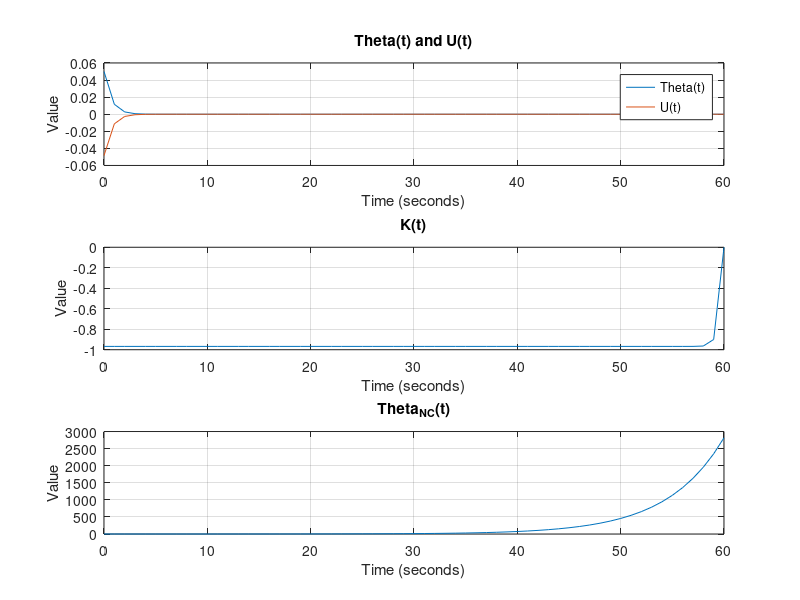

This figure's MATLAB source:
%%
%   Author: Yash Bansod
%   Date: 2nd May, 2020  
%   Problem 1 - Linear Quadratic Regulator
%
% GitHub: <https://github.com/YashBansod>

%% Clear the environment and the command line
clear;
close all;
clc;

%% Define the input parmeters
init_theta = 0.05;
delta_t = 1;                     % Delta time
num_steps = 61;                     % Number of time steps (including t=0)

R = 1;
Q = 3;

%% LQR computations

theta = zeros(1, num_steps);
theta_nc = zeros(1, num_steps);
u = zeros(1, num_steps);
K = zeros(1, num_steps);
P = zeros(1, num_steps);

A = 1.2;
B = 1;

theta(1) = init_theta;
theta_nc(1) = init_theta;
P(end) = Q;

for t_step = num_steps:-delta_t:2
    P(t_step - 1) = Q + (A * P(t_step) * A') - (A' * P(t_step) * B * ...
        inv(R + B' * P(t_step) * B) * B' * P(t_step) * A);
end   


for t_step = 1:delta_t:num_steps-1
    K(t_step) = -inv(R + B' * P(t_step + 1) * B) *  B' * P(t_step + 1) * A;
    u(t_step) = K(t_step) * theta(t_step);
    theta(t_step + 1) = A * theta(t_step) + B * u(t_step);
    theta_nc(t_step + 1) = A * theta_nc(t_step);
end

%% Plot the results
time_line = 0:delta_t:(num_steps - 1)* delta_t;

figure(1);

subplot(3, 1, 1)
plot(time_line, theta);
hold on;
grid on;
plot(time_line, u);
title('Theta(t) and U(t)');
xlabel('Time (seconds)');
ylabel('Value');
legend('Theta(t)', 'U(t)')

subplot(3, 1, 2)
plot(time_line, K);
grid on;
title('K(t)');
xlabel('Time (seconds)');
ylabel('Value');

subplot(3, 1, 3)
plot(time_line, theta_nc);
grid on;
title('Theta_N_C(t)');
xlabel('Time (seconds)');
ylabel('Value');

